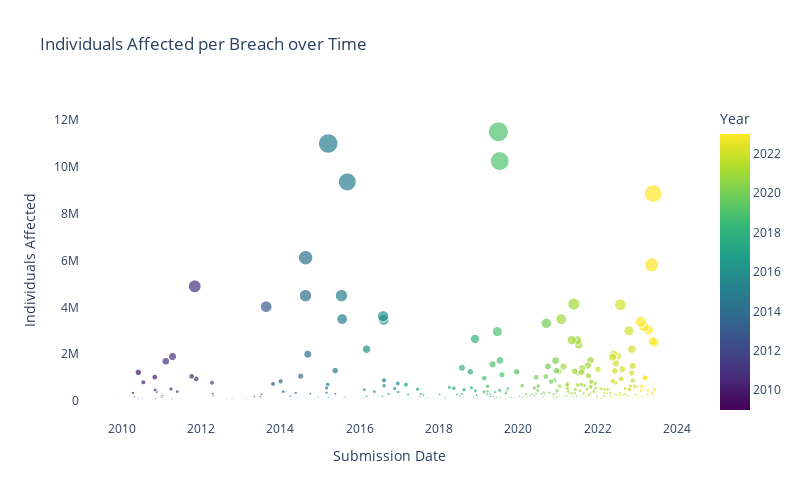

Notebook code cell kept with this figure:
### Markdown cell above
The distribution of affected individuals is skewed to the right with many large outliers, as reflected by the large confidence interval of the median estimates, however a clear upward trend over time can be observed (maximum value of around 6000 is observed in 2022).

### Code cell
toggle_code()

data['Submission Date'] = pd.to_datetime(pd.to_datetime(data['Breach Submission Date']).dt.strftime('%m/%d/%Y'))
scatter_plot = data[(data['Year']!=2015) | (data['Name of Covered Entity']!='Anthem Inc.')] # remove larget outlier

fig = px.scatter(scatter_plot, title='Individuals Affected per Breach over Time',
    x='Submission Date',
    y='Individuals Affected',
    color='Year', size='Individuals Affected',
    color_continuous_scale=px.colors.sequential.Viridis, hover_name=scatter_plot['Name of Covered Entity'],
    hover_data={'Year':False, 'Type of Breach':True, 'Location of Breached Information':True}
)

fig.update_layout(plot_bgcolor='white', width=800, height=500)

fig.show()

### Figure 1 — Plotly figure (JSON) as saved in the notebook; plotly's stock layout.template omitted (floating-point values rounded to 4 significant figures; data arrays with more than 128 entries replaced by an {"elided": "..."} marker saying what was removed)
{"data": [{"customdata": {"elided": "5472x3 mixed values"}, "hovertemplate": "<b>%{hovertext}</b><br><br>Submission Date=%{x}<br>Individuals Affected=%{marker.size}<br>Type of Breach=%{customdata[1]}<br>Location of Breached Information=%{customdata[2]}<extra></extra>", "hovertext": {"elided": "5472 str values"}, "legendgroup": "", "marker": {"color": {"elided": "5472 int values"}, "coloraxis": "coloraxis", "size": {"elided": "5472 int values"}, "sizemode": "area", "sizeref": 28750, "symbol": "circle"}, "mode": "markers", "name": "", "showlegend": false, "type": "scattergl", "x": {"elided": "5472 str values"}, "xaxis": "x", "y": {"elided": "5472 int values"}, "yaxis": "y"}], "layout": {"coloraxis": {"colorbar": {"title": {"text": "Year"}}, "colorscale": [[0, "#440154"], [0.1111, "#482878"], [0.2222, "#3e4989"], [0.3333, "#31688e"], [0.4444, "#26828e"], [0.5556, "#1f9e89"], [0.6667, "#35b779"], [0.7778, "#6ece58"], [0.8889, "#b5de2b"], [1, "#fde725"]]}, "height": 500, "legend": {"itemsizing": "constant", "tracegroupgap": 0}, "plot_bgcolor": "white", "title": {"text": "Individuals Affected per Breach over Time"}, "width": 800, "xaxis": {"anchor": "y", "domain": [0, 1], "title": {"text": "Submission Date"}}, "yaxis": {"anchor": "x", "domain": [0, 1], "title": {"text": "Individuals Affected"}}}}
